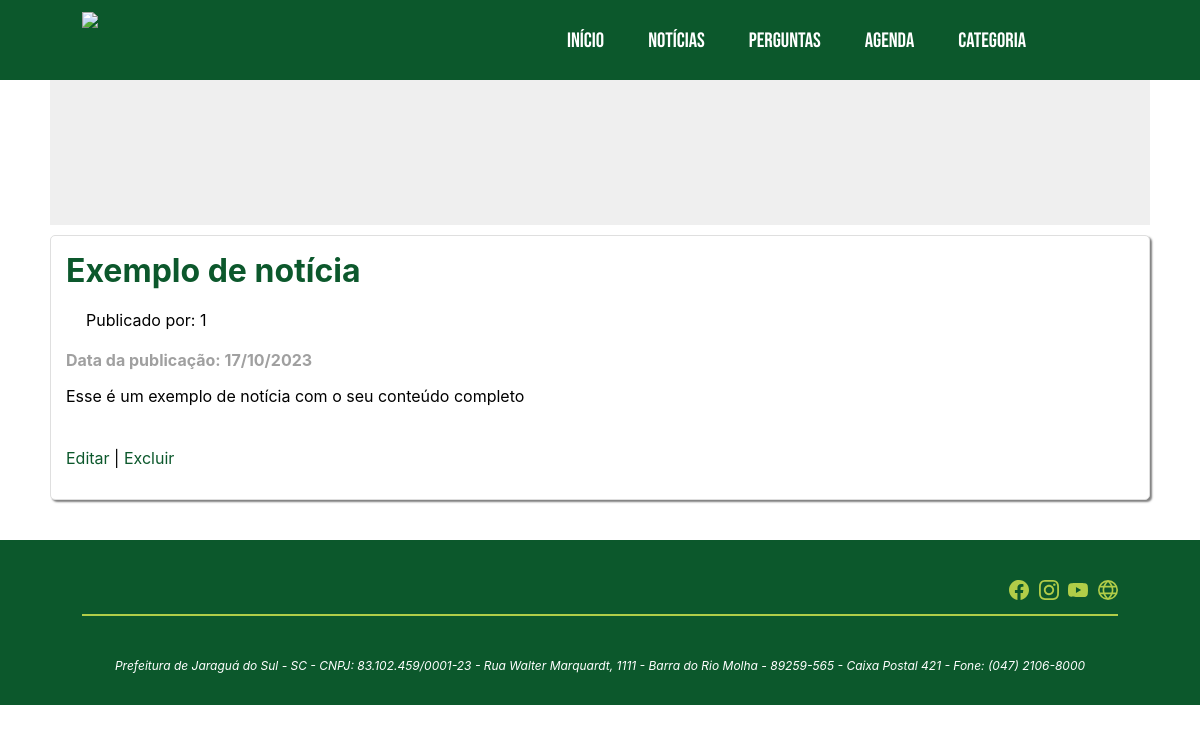
Screenshot of /AdminConfig/noticiaRead.php?id=1 with the database file from the repository.
### tables this page shows
CREATE TABLE `noticias` (
  `id` int(250) NOT NULL AUTO_INCREMENT,
  `titulo` varchar(250) NOT NULL,
  `resumo` varchar(250) NOT NULL,
  `autor` varchar(250) NOT NULL,
  `datacad` varchar(15) NOT NULL,
  `conteudo` text NOT NULL,
  `statusNews` varchar(10) NOT NULL,
  PRIMARY KEY (`id`)
);

### AdminConfig/class/DB.class.php (called while the page is built, shortened)
<?php
class DB {
    private static $con;
    public static function conn(){
        if(is_null(self::$con)){
            try{
                self::$con = new PDO('mysql:host='.HOST.';dbname='.DB.'', USER, PASSWORD);
                self::$con->setAttribute(PDO::ATTR_ERRMODE, PDO::ERRMODE_EXCEPTION);
            }catch(PDOException $e){
                echo $e->getMessage();
            }
        }
        return self::$con;
    }
}
?>

### AdminConfig/noticiaRead.php (the view, shortened to what this page needs)
<!DOCTYPE html>
<?php
$id = $_GET['id'];
include_once("class/noticia.class.php");
$obj = new Noticia();
$obj->getNewsByIdJson($id);
?>
<html lang="en">
<head>
    <link rel="stylesheet" type="text/css" href="style.css" />
</head>
<body>
        <?php include_once("menu.php"); ?>
    <div id="geral">
        <div id="central">
        <?php include_once("top.php"); ?>
            <div id="itensum">
                <div id="artigo" style="border-radius: 5px; box-shadow: 2px 2px 2px rgba(0, 0, 0, 0.5);">
                    <?php
                        echo $obj->getNews();
                    ?>
                </div>
            </div>
        </div>
    </div>
    <?php
            include_once("footer.php");
        ?>
</body>
</html>

### AdminConfig/class/noticia.class.php (shortened to what this page needs)
<?php
class Noticia{
    function __construct(){
        include_once("DB.class.php");
    }
    private $news ='';
    function getNews(){
        return $this->news;
    }
    function getNewsByIdJson($id){
        $obj = DB::conn()->prepare("SELECT * FROM noticias WHERE id=?");
        try{
            if($obj->execute(array($id))){
                $rows = $obj->rowCount();
                if($rows>0){
                    $linha = $obj->fetchObject();
                    $this->news = '
                        <header id="titulo">'.$linha->titulo.'</header>
                        <nav>
                            Publicado por: '.$linha->autor.'<br>
                        </nav>
                        <article>
                            <header id="data">Data da publicação: '.$linha->datacad.'</header>
                            <p>'.str_replace("../imagens", "imagens", $linha->conteudo).'</p>
                        </article>
                        <footer>
                            <p>
                                <a href="noticiaEdit.php?id='.$linha->id.'" alt="Editar a notícia" target="_blank">Editar</a> |
                                <a href="noticiaDelete.php?id='.$linha->id.'" alt="Excluir a notícia" target="_blank">Excluir</a>
                            </p>
                        </footer>
                    ';
                }else{
                    echo 'Nenhum registro encontrado.';
                }
            }else{
                echo 'Erro na consulta.';
            }
        }catch(PDOException $e){
            echo 'ERRO: '.$e->getMessage();
        }
    }
}
?>

### AdminConfig/style.css (style rules this page uses)
* { scroll-behavior: smooth; }
body { margin: 0px; padding: 0px; font-family: 'Inter'; background-color: white; }
* { scrollbar-width: auto; scrollbar-color: #b1cd49 #0c582c; }
* a:link { color: #0c582c; text-decoration: none; transition: ease-in-out 0.5s; }
#geral { width: 100%; padding-bottom: 20px; }
#central { max-width: 1100px; align-items: center; margin-left: auto; margin-right: auto; min-height: 300px; padding: 18px; padding-bottom: 20px; padding-top: 10px; }
#itensum { width:100%; display: flex; justify-content: space-between; align-items: top; text-align: center; margin-top: 10px; }
@media screen and (min-width: 769px) { #itensum { -webkit-column-count: 3; -moz-column-count: 3; column-count: 3; } }
#artigo { background-color: #fff; padding: 15px; width: 100%; text-align: left; border: 1px solid #dfdfdf; }
#artigo header#titulo { font-size: 2rem; color: #0c582c; text-align: left; font-weight: bold; }
#artigo header#data { color: #a0a0a0; text-align: left; font-weight: bold; }
#artigo nav { text-align: left; margin: 20px; }
#artigo article { padding-bottom: 10px; }

### AdminConfig/menu.css (style rules this page uses)
body { margin: 0; padding: 0; }

### AdminConfig/footer.php (style rules this page uses)
body { padding: 0px; margin: 0px; }

### rows the page displays
noticias: titulo "Exemplo de notícia", autor "1", datacad "17/10/2023", conteudo "Esse é um exemplo de notícia com o seu conteúdo completo"
